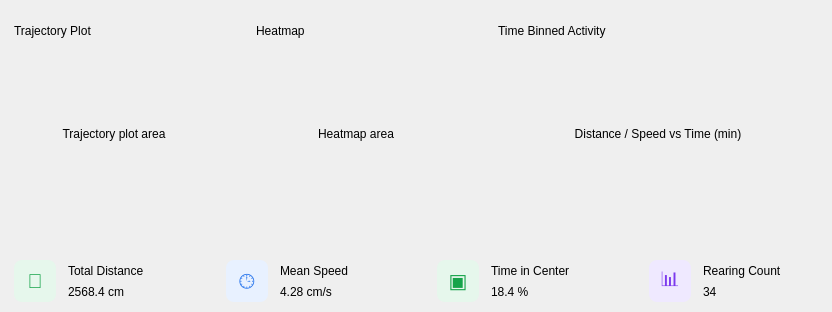
             <widget class="QWidget" name="tabOverview">
              <attribute name="title">
               <string>Overview</string>
              </attribute>
              <layout class="QVBoxLayout" name="layoutOverview" stretch="1,0">
               <property name="spacing">
                <number>14</number>
               </property>
               <property name="leftMargin">
                <number>0</number>
               </property>
               <property name="topMargin">
                <number>12</number>
               </property>
               <property name="rightMargin">
                <number>0</number>
               </property>
               <property name="bottomMargin">
                <number>0</number>
               </property>
               <item>
                <layout class="QHBoxLayout" name="layout_53" stretch="1,1,2">
                 <property name="spacing">
                  <number>14</number>
                 </property>
                 <item>
                  <widget class="QFrame" name="cardTrajectory">
                   <property name="cssClass" stdset="0">
                    <string>card</string>
                   </property>
                   <property name="frameShape">
                    <enum>QFrame::NoFrame</enum>
                   </property>
                   <layout class="QVBoxLayout" name="layout_54">
                    <property name="spacing">
                     <number>6</number>
                    </property>
                    <property name="leftMargin">
                     <number>14</number>
                    </property>
                    <property name="topMargin">
                     <number>12</number>
                    </property>
                    <property name="rightMargin">
                     <number>14</number>
                    </property>
                    <property name="bottomMargin">
                     <number>12</number>
                    </property>
                    <item>
                     <widget class="QLabel" name="qlabel_27">
                      <property name="text">
                       <string>Trajectory Plot</string>
                      </property>
                      <property name="cssClass" stdset="0">
                       <string>cardTitle</string>
                      </property>
                     </widget>
                    </item>
                    <item>
                     <widget class="QLabel" name="plotTrajectory">
                      <property name="text">
                       <string>Trajectory plot area</string>
                      </property>
                      <property name="cssClass" stdset="0">
                       <string>plotSurface</string>
                      </property>
                      <property name="alignment">
                       <set>Qt::AlignCenter</set>
                      </property>
                      <property name="minimumSize">
                       <size>
                        <width>200</width>
                        <height>180</height>
                       </size>
                      </property>
                      <property name="sizePolicy">
                       <sizepolicy hsizetype="Expanding" vsizetype="Expanding">
                        <horstretch>0</horstretch>
                        <verstretch>0</verstretch>
                       </sizepolicy>
                      </property>
                     </widget>
                    </item>
                   </layout>
                  </widget>
                 </item>
                 <item>
                  <widget class="QFrame" name="cardHeatmap">
                   <property name="cssClass" stdset="0">
                    <string>card</string>
                   </property>
                   <property name="frameShape">
                    <enum>QFrame::NoFrame</enum>
                   </property>
                   <layout class="QVBoxLayout" name="layout_55">
                    <property name="spacing">
                     <number>6</number>
                    </property>
                    <property name="leftMargin">
                     <number>14</number>
                    </property>
                    <property name="topMargin">
                     <number>12</number>
                    </property>
                    <property name="rightMargin">
                     <number>14</number>
                    </property>
                    <property name="bottomMargin">
                     <number>12</number>
                    </property>
                    <item>
                     <widget class="QLabel" name="qlabel_28">
                      <property name="text">
                       <string>Heatmap</string>
                      </property>
                      <property name="cssClass" stdset="0">
                       <string>cardTitle</string>
                      </property>
                     </widget>
                    </item>
                    <item>
                     <widget class="QLabel" name="plotHeatmap">
                      <property name="text">
                       <string>Heatmap area</string>
                      </property>
                      <property name="cssClass" stdset="0">
                       <string>plotSurface</string>
                      </property>
                      <property name="alignment">
                       <set>Qt::AlignCenter</set>
                      </property>
                      <property name="minimumSize">
                       <size>
                        <width>200</width>
                        <height>180</height>
                       </size>
                      </property>
                      <property name="sizePolicy">
                       <sizepolicy hsizetype="Expanding" vsizetype="Expanding">
                        <horstretch>0</horstretch>
                        <verstretch>0</verstretch>
                       </sizepolicy>
                      </property>
                     </widget>
                    </item>
                   </layout>
                  </widget>
                 </item>
                 <item>
                  <widget class="QFrame" name="cardActivity">
                   <property name="cssClass" stdset="0">
                    <string>card</string>
                   </property>
                   <property name="frameShape">
                    <enum>QFrame::NoFrame</enum>
                   </property>
                   <layout class="QVBoxLayout" name="layout_56">
                    <property name="spacing">
                     <number>6</number>
                    </property>
                    <property name="leftMargin">
                     <number>14</number>
                    </property>
                    <property name="topMargin">
                     <number>12</number>
                    </property>
                    <property name="rightMargin">
                     <number>14</number>
                    </property>
                    <property name="bottomMargin">
                     <number>12</number>
                    </property>
                    <item>
                     <widget class="QLabel" name="qlabel_29">
                      <property name="text">
                       <string>Time Binned Activity</string>
                      </property>
                      <property name="cssClass" stdset="0">
                       <string>cardTitle</string>
                      </property>
                     </widget>
                    </item>
                    <item>
                     <widget class="QLabel" name="plotActivity">
                      <property name="text">
                       <string>Distance / Speed vs Time (min)</string>
                      </property>
                      <property name="cssClass" stdset="0">
                       <string>plotSurface</string>
                      </property>
                      <property name="alignment">
                       <set>Qt::AlignCenter</set>
                      </property>
                      <property name="minimumSize">
                       <size>
                        <width>320</width>
                        <height>180</height>
                       </size>
                      </property>
                      <property name="sizePolicy">
                       <sizepolicy hsizetype="Expanding" vsizetype="Expanding">
                        <horstretch>0</horstretch>
                        <verstretch>0</verstretch>
                       </sizepolicy>
                      </property>
                     </widget>
                    </item>
                   </layout>
                  </widget>
                 </item>
                </layout>
               </item>
               <item>
                <layout class="QHBoxLayout" name="layout_57">
                 <property name="spacing">
                  <number>14</number>
                 </property>
                 <item>
                  <widget class="QFrame" name="cardKpiDistance">
                   <property name="cssClass" stdset="0">
                    <string>card</string>
                   </property>
                   <property name="frameShape">
                    <enum>QFrame::NoFrame</enum>
                   </property>
                   <layout class="QHBoxLayout" name="layout_58">
                    <property name="spacing">
                     <number>12</number>
                    </property>
                    <property name="leftMargin">
                     <number>14</number>
                    </property>
                    <property name="topMargin">
                     <number>10</number>
                    </property>
                    <property name="rightMargin">
                     <number>14</number>
                    </property>
                    <property name="bottomMargin">
                     <number>10</number>
                    </property>
                    <item>
                     <widget class="QLabel" name="badgeDistance">
                      <property name="text">
                       <string>📏</string>
                      </property>
                      <property name="alignment">
                       <set>Qt::AlignCenter</set>
                      </property>
                      <property name="styleSheet">
                       <string notr="true">background:#e6f7ec; color:#16a34a; border-radius:8px; font-size:15pt;</string>
                      </property>
                      <property name="minimumSize">
                       <size>
                        <width>42</width>
                        <height>42</height>
                       </size>
                      </property>
                      <property name="maximumSize">
                       <size>
                        <width>42</width>
                        <height>42</height>
                       </size>
                      </property>
                     </widget>
                    </item>
                    <item>
                     <layout class="QVBoxLayout" name="layout_59">
                      <property name="spacing">
                       <number>0</number>
                      </property>
                      <item>
                       <widget class="QLabel" name="lblCaptionDistance">
                        <property name="text">
                         <string>Total Distance</string>
                        </property>
                        <property name="cssClass" stdset="0">
                         <string>muted</string>
                        </property>
                       </widget>
                      </item>
                      <item>
                       <widget class="QLabel" name="lblKpiDistance">
                        <property name="text">
                         <string>2568.4 cm</string>
                        </property>
                        <property name="cssClass" stdset="0">
                         <string>kpiValue</string>
                        </property>
                       </widget>
                      </item>
                     </layout>
                    </item>
                    <item>
                     <spacer name="spacer_28">
                      <property name="orientation">
                       <enum>Qt::Horizontal</enum>
                      </property>
                      <property name="sizeHint" stdset="0">
                       <size>
                        <width>20</width>
                        <height>20</height>
                       </size>
                      </property>
                     </spacer>
                    </item>
                   </layout>
                  </widget>
                 </item>
                 <item>
                  <widget class="QFrame" name="cardKpiSpeed">
                   <property name="cssClass" stdset="0">
                    <string>card</string>
                   </property>
                   <property name="frameShape">
                    <enum>QFrame::NoFrame</enum>
                   </property>
                   <layout class="QHBoxLayout" name="layout_60">
                    <property name="spacing">
                     <number>12</number>
                    </property>
                    <property name="leftMargin">
                     <number>14</number>
                    </property>
                    <property name="topMargin">
                     <number>10</number>
                    </property>
                    <property name="rightMargin">
                     <number>14</number>
                    </property>
                    <property name="bottomMargin">
                     <number>10</number>
                    </property>
                    <item>
                     <widget class="QLabel" name="badgeSpeed">
                      <property name="text">
                       <string>🕒</string>
                      </property>
                      <property name="alignment">
                       <set>Qt::AlignCenter</set>
                      </property>
                      <property name="styleSheet">
                       <string notr="true">background:#e8f1ff; color:#1f6feb; border-radius:8px; font-size:15pt;</string>
                      </property>
                      <property name="minimumSize">
                       <size>
                        <width>42</width>
                        <height>42</height>
                       </size>
                      </property>
                      <property name="maximumSize">
                       <size>
                        <width>42</width>
                        <height>42</height>
                       </size>
                      </property>
                     </widget>
                    </item>
                    <item>
                     <layout class="QVBoxLayout" name="layout_61">
                      <property name="spacing">
                       <number>0</number>
                      </property>
                      <item>
                       <widget class="QLabel" name="lblCaptionSpeed">
                        <property name="text">
                         <string>Mean Speed</string>
                        </property>
                        <property name="cssClass" stdset="0">
                         <string>muted</string>
                        </property>
                       </widget>
                      </item>
                      <item>
                       <widget class="QLabel" name="lblKpiSpeed">
                        <property name="text">
                         <string>4.28 cm/s</string>
                        </property>
                        <property name="cssClass" stdset="0">
                         <string>kpiValue</string>
                        </property>
                       </widget>
                      </item>
                     </layout>
                    </item>
                    <item>
                     <spacer name="spacer_29">
                      <property name="orientation">
                       <enum>Qt::Horizontal</enum>
                      </property>
                      <property name="sizeHint" stdset="0">
                       <size>
                        <width>20</width>
                        <height>20</height>
                       </size>
                      </property>
                     </spacer>
                    </item>
                   </layout>
                  </widget>
                 </item>
                 <item>
                  <widget class="QFrame" name="cardKpiCenter">
                   <property name="cssClass" stdset="0">
                    <string>card</string>
                   </property>
                   <property name="frameShape">
                    <enum>QFrame::NoFrame</enum>
                   </property>
                   <layout class="QHBoxLayout" name="layout_62">
                    <property name="spacing">
                     <number>12</number>
                    </property>
                    <property name="leftMargin">
                     <number>14</number>
                    </property>
                    <property name="topMargin">
                     <number>10</number>
                    </property>
                    <property name="rightMargin">
                     <number>14</number>
                    </property>
                    <property name="bottomMargin">
                     <number>10</number>
                    </property>
                    <item>
                     <widget class="QLabel" name="badgeCenter">
                      <property name="text">
                       <string>▣</string>
                      </property>
                      <property name="alignment">
                       <set>Qt::AlignCenter</set>
                      </property>
                      <property name="styleSheet">
                       <string notr="true">background:#e6f7ec; color:#16a34a; border-radius:8px; font-size:15pt;</string>
                      </property>
                      <property name="minimumSize">
                       <size>
                        <width>42</width>
                        <height>42</height>
                       </size>
                      </property>
                      <property name="maximumSize">
                       <size>
                        <width>42</width>
                        <height>42</height>
                       </size>
                      </property>
                     </widget>
                    </item>
                    <item>
                     <layout class="QVBoxLayout" name="layout_63">
                      <property name="spacing">
                       <number>0</number>
                      </property>
                      <item>
                       <widget class="QLabel" name="lblCaptionCenter">
                        <property name="text">
                         <string>Time in Center</string>
                        </property>
                        <property name="cssClass" stdset="0">
                         <string>muted</string>
                        </property>
                       </widget>
                      </item>
                      <item>
                       <widget class="QLabel" name="lblKpiCenter">
                        <property name="text">
                         <string>18.4 %</string>
                        </property>
                        <property name="cssClass" stdset="0">
                         <string>kpiValue</string>
                        </property>
                       </widget>
                      </item>
                     </layout>
                    </item>
                    <item>
                     <spacer name="spacer_30">
                      <property name="orientation">
                       <enum>Qt::Horizontal</enum>
                      </property>
                      <property name="sizeHint" stdset="0">
                       <size>
                        <width>20</width>
                        <height>20</height>
                       </size>
                      </property>
                     </spacer>
                    </item>
                   </layout>
                  </widget>
                 </item>
                 <item>
                  <widget class="QFrame" name="cardKpiRearing">
                   <property name="cssClass" stdset="0">
                    <string>card</string>
                   </property>
                   <property name="frameShape">
                    <enum>QFrame::NoFrame</enum>
                   </property>
                   <layout class="QHBoxLayout" name="layout_64">
                    <property name="spacing">
                     <number>12</number>
                    </property>
                    <property name="leftMargin">
                     <number>14</number>
                    </property>
                    <property name="topMargin">
                     <number>10</number>
                    </property>
                    <property name="rightMargin">
                     <number>14</number>
                    </property>
                    <property name="bottomMargin">
                     <number>10</number>
                    </property>
                    <item>
                     <widget class="QLabel" name="badgeRearing">
                      <property name="text">
                       <string>📊</string>
                      </property>
                      <property name="alignment">
                       <set>Qt::AlignCenter</set>
                      </property>
                      <property name="styleSheet">
                       <string notr="true">background:#efe9ff; color:#7c3aed; border-radius:8px; font-size:15pt;</string>
                      </property>
                      <property name="minimumSize">
                       <size>
                        <width>42</width>
                        <height>42</height>
                       </size>
                      </property>
                      <property name="maximumSize">
                       <size>
                        <width>42</width>
                        <height>42</height>
                       </size>
                      </property>
                     </widget>
                    </item>
                    <item>
                     <layout class="QVBoxLayout" name="layout_65">
                      <property name="spacing">
                       <number>0</number>
                      </property>
                      <item>
                       <widget class="QLabel" name="lblCaptionRearing">
                        <property name="text">
                         <string>Rearing Count</string>
                        </property>
                        <property name="cssClass" stdset="0">
                         <string>muted</string>
                        </property>
                       </widget>
                      </item>
                      <item>
                       <widget class="QLabel" name="lblKpiRearing">
                        <property name="text">
                         <string>34</string>
                        </property>
                        <property name="cssClass" stdset="0">
                         <string>kpiValue</string>
                        </property>
                       </widget>
                      </item>
                     </layout>
                    </item>
                    <item>
                     <spacer name="spacer_31">
                      <property name="orientation">
                       <enum>Qt::Horizontal</enum>
                      </property>
                      <property name="sizeHint" stdset="0">
                       <size>
                        <width>20</width>
                        <height>20</height>
                       </size>
                      </property>
                     </spacer>
                    </item>
                   </layout>
                  </widget>
                 </item>
                </layout>
               </item>
              </layout>
             </widget>
